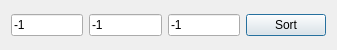
<?xml version="1.0" encoding="UTF-8"?>
<ui version="4.0">
 <class>ColumnSelection</class>
 <widget class="QDialog" name="ColumnSelection">
  <property name="geometry">
   <rect>
    <x>0</x>
    <y>0</y>
    <width>337</width>
    <height>50</height>
   </rect>
  </property>
  <property name="windowTitle">
   <string>Form</string>
  </property>
  <layout class="QHBoxLayout" name="horizontalLayout">
   <item>
    <widget class="QLineEdit" name="one">
     <property name="text">
      <string>-1</string>
     </property>
    </widget>
   </item>
   <item>
    <widget class="QLineEdit" name="two">
     <property name="text">
      <string>-1</string>
     </property>
    </widget>
   </item>
   <item>
    <widget class="QLineEdit" name="three">
     <property name="text">
      <string>-1</string>
     </property>
    </widget>
   </item>
   <item>
    <widget class="QPushButton" name="sort">
     <property name="text">
      <string>Sort</string>
     </property>
    </widget>
   </item>
  </layout>
 </widget>
 <resources/>
 <connections/>
</ui>
